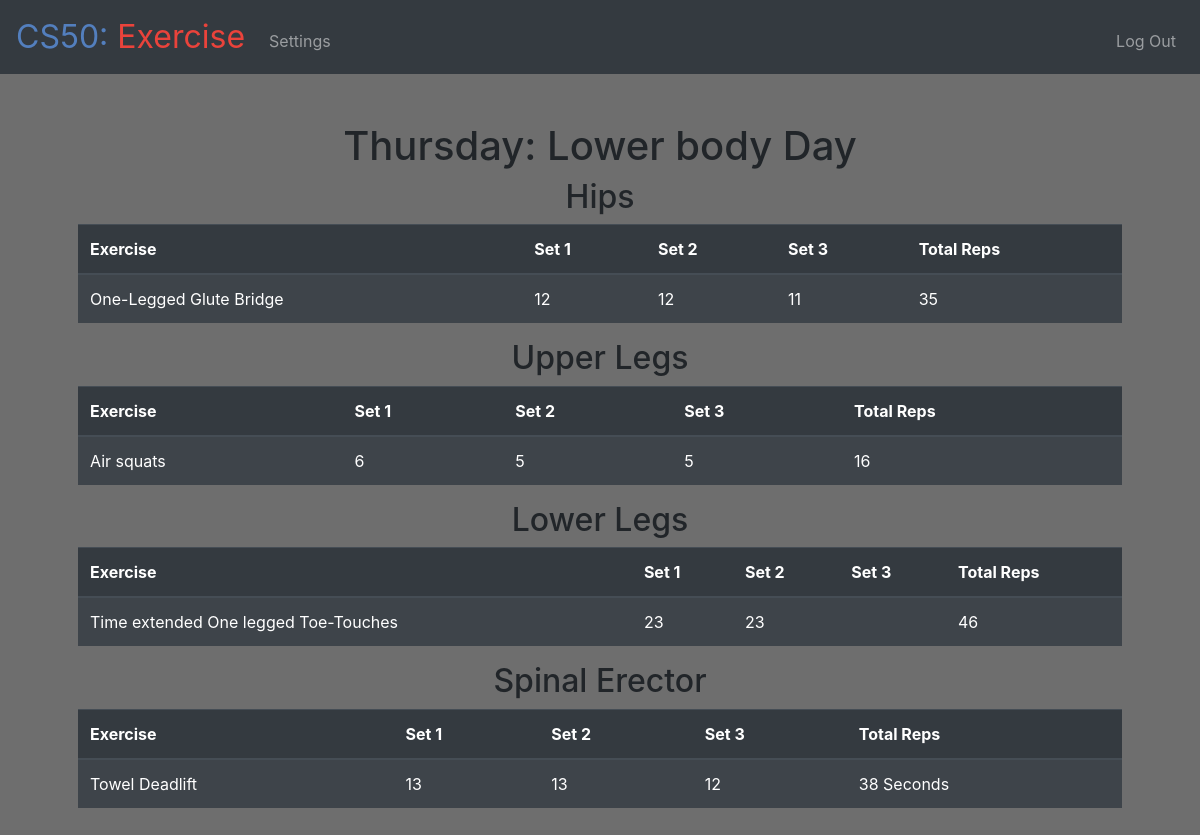
The page / (signed in) on the database its author committed.
### tables this page shows
CREATE TABLE exercises (id INTEGER, bodypart TEXT NOT NULL, level INTEGER, reps INTEGER, FOREIGN KEY(id) REFERENCES users(id));

### application.py (the view)
@app.route("/")
@login_required
def index():
    day = dayofweek()
    exercises = []
    if day == "Monday" or day == "Wednesday" or day == "Friday":
        for i in range(len(BODYPARTS)):
            if i < 4:
                exercises.append(BODYPARTS[i])
        musclegroup = "Upper Body"
    if day == "Tuesday" or day == "Thursday":
        for i in range(len(BODYPARTS)):
            if i > 3:
                exercises.append(BODYPARTS[i])
        musclegroup = "Lower body"
    reps = []
    for i in range(len(exercises)):
        reps.append(db.execute("SELECT reps FROM exercises WHERE id = ? AND bodypart = ?", session["user_id"], exercises[i]))
    level = []
    for i in range(len(exercises)):
        specificlevel = db.execute("SELECT level FROM exercises WHERE id = ? AND bodypart = ?", session["user_id"], exercises[i])
        specificlevel = specificlevel[0]['level']
        level.append(specificlevel)
    bodypartmove = []
    for i in range(len(exercises)):
        bodypart = exercises[i].replace(" ", "").upper()
        specificmove = eval(bodypart)[level[i] - 1]
        bodypartmove.append(specificmove)
    exercisereps = []
    for i in range(len(exercises)):
        exercise = {exercises[i]: reps[i][0]['reps']}
        exercisereps.append(exercise)
    sets = []
    for i in range(len(exercises)):
        subset = []
        reps = exercisereps[i][exercises[i]]
        if (exercises[i] == 'Core' or exercises[i] == 'Shoulders' or exercises[i] == 'Lower Legs'):
            set1 = reps / 2
            set2 = reps / 2
            subset.append(round(set1))
            subset.append(round(set2))
            sets.append(subset)
        else:
            set1, set2, set3 = getsets(reps)
            subset.append(round(set1))
            subset.append(round(set2))
            subset.append(round(set3))
            sets.append(subset)
    return render_template("index.html", exercises=exercises, day=day, musclegroup=musclegroup, exercisereps=exercisereps,
                           level=level, bodypartmove=bodypartmove, sets=sets)

### application.py (called while the page is built)
def dayofweek():
    weekdays = ["Monday", "Tuesday", "Wednesday",
                "Thursday", "Friday", "Saturday", "Sunday"]
    today = date.today()
    return weekdays[today.weekday()]

def getsets(val):
    val = int(val)
    if (val % 3 == 0):
        set1 = val / 3
        set2 = val / 3
        set3 = val / 3
    else:
        set1 = ((val - (val % 3)) / 3)
        set2 = ((val - (val % 3)) / 3)
        set3 = ((val - (val % 3)) / 3)
        if (val % 3 == 1):
            set1 = set1 + 1
        elif (val % 3 == 2):
            set1 = set1 + 1
            set2 = set2 + 1
    return set1, set2, set3

@app.after_request
def after_request(response):
    response.headers["Cache-Control"] = "no-cache, no-store, must-revalidate"
    response.headers["Expires"] = 0
    response.headers["Pragma"] = "no-cache"
    return response

### helpers.py (called while the page is built)
def login_required(f):
    @wraps(f)
    def decorated_function(*args, **kwargs):
        if session.get("user_id") is None:
            return redirect("/login")
        return f(*args, **kwargs)
    return decorated_function

### templates/index.html (shortened to what this page needs)
{% extends "layout.html" %}
{% block main %}
    <h1> {{ day }}: {{musclegroup}} Day </h1>
{% for exercise in exercisereps %}
{% set reps = exercisereps[loop.index - 1][exercises[loop.index - 1]] %}
<h2> {{ [exercises[loop.index - 1]][0] }} </h2>
    <table class="table table-dark table-striped" style="text-align: left">
         <thead>
            <tr>
                <th>Exercise</th>
                <th>Set 1</th>
                <th>Set 2</th>
                <th>Set 3</th>
                <th>Total Reps</th>
            </tr>
        </thead>
        <tbody>
            <tr>
                <td>{{ bodypartmove[loop.index - 1] }}</td>
                <td>{{sets[loop.index - 1][0]}}</td>
                <td>{{sets[loop.index - 1][1]}}</td>
                <td>{{sets[loop.index - 1][2]}}</td>
                <td>{{reps}} {% if exercises[loop.index - 1] == 'Core' or exercises[loop.index - 1] == 'Spinal Erector' %}Seconds {% endif %}</td>
            </tr>
        </tbody>
    </table>
{% endfor %}
{% endblock %}

### static/styles.css (style rules this page uses)
body { background-color: #6e6e6e; }

### rows shown on the page
exercises: bodypart "Hips", bodypartmove "One-Legged Glute Bridge", sets "12", sets "11", reps "35"
exercises: bodypart "Upper Legs", bodypartmove "Air squats", sets "6", sets "5", reps "16"
exercises: bodypart "Lower Legs", bodypartmove "Time extended One legged Toe-Touches", sets "23", reps "46"
exercises: bodypart "Spinal Erector", bodypartmove "Towel Deadlift", sets "13", sets "12", reps "38", shows "Seconds"

### other values the page prints
{{ day }} "Thursday"
{{ musclegroup }} "Lower body"
